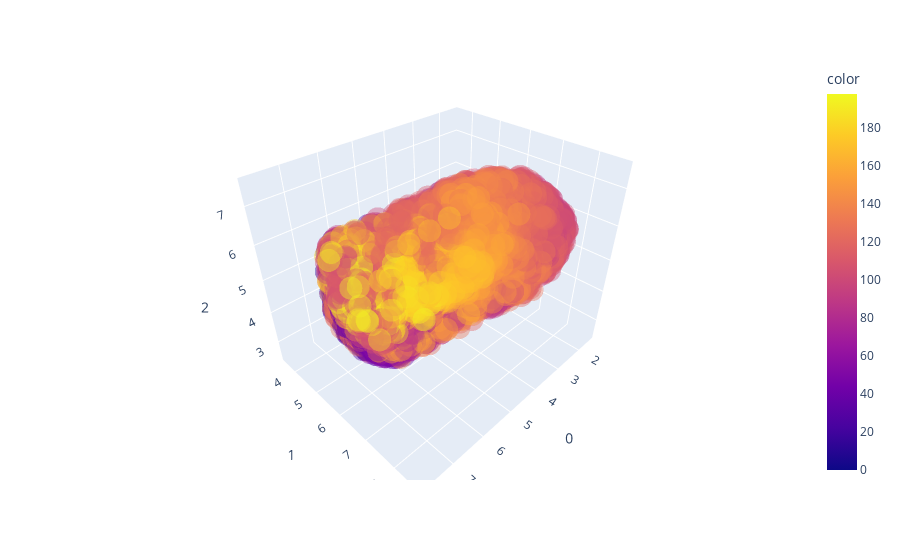

The code cell stored with this chart in its notebook:
### Markdown cell above
### Low dimensional representations

#### 1D

### Code cell
activity_flat = activity.reshape(activity.shape[0],-1)
embedding, reducer = lowD_reduce(activity_flat,if_pca=False,n_components=3,plot=True,n_neighbors=100)

### Figure 1 — Plotly figure (JSON) as saved in the notebook; plotly's stock layout.template omitted (floating-point values rounded to 4 significant figures; data arrays with more than 128 entries replaced by an {"elided": "..."} marker saying what was removed)
{"data": [{"hovertemplate": "0=%{x}<br>1=%{y}<br>2=%{z}<br>color=%{marker.color}<extra></extra>", "legendgroup": "", "marker": {"color": {"elided": "10000 int values"}, "coloraxis": "coloraxis", "opacity": 0.4, "symbol": "circle"}, "mode": "markers", "name": "", "scene": "scene", "showlegend": false, "type": "scatter3d", "x": {"elided": "10000 float values"}, "y": {"elided": "10000 float values"}, "z": {"elided": "10000 float values"}}], "layout": {"coloraxis": {"colorbar": {"title": {"text": "color"}}, "colorscale": [[0, "#0d0887"], [0.1111, "#46039f"], [0.2222, "#7201a8"], [0.3333, "#9c179e"], [0.4444, "#bd3786"], [0.5556, "#d8576b"], [0.6667, "#ed7953"], [0.7778, "#fb9f3a"], [0.8889, "#fdca26"], [1, "#f0f921"]]}, "legend": {"tracegroupgap": 0}, "margin": {"t": 60}, "scene": {"domain": {"x": [0, 1], "y": [0, 1]}, "xaxis": {"title": {"text": "0"}}, "yaxis": {"title": {"text": "1"}}, "zaxis": {"title": {"text": "2"}}}}}
